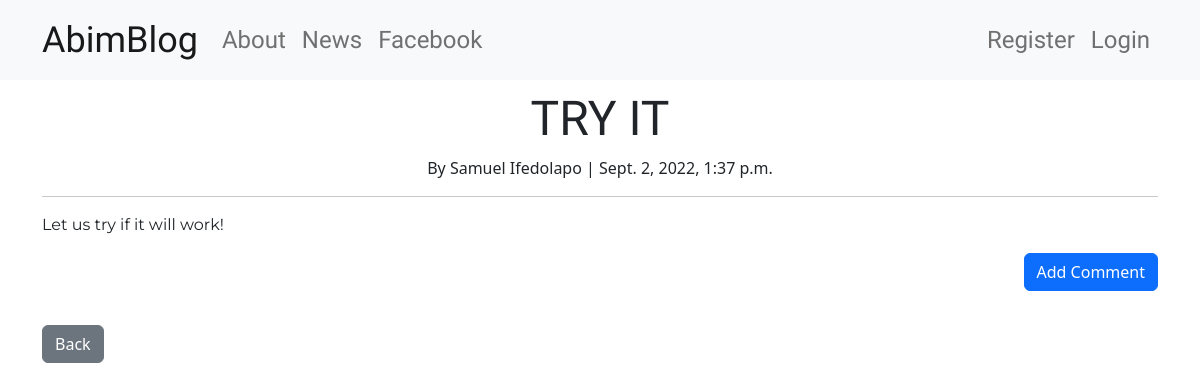
/post/21/, run on the app's committed database.
### blog/models.py (models this page shows, shortened)
class Post(models.Model):
    title = models.CharField(max_length=200)
    title_tag = models.CharField(max_length=200)
    author = models.ForeignKey(User, on_delete=models.CASCADE)
    body = models.TextField()
    category = models.CharField(max_length=200, default='Uncategorized')
    created = models.DateTimeField(auto_now_add=True)
    pub_date = models.DateTimeField(null=True, blank=True)
    updated = models.DateTimeField(auto_now=True)

### blog/views.py (the view)
# urls.py: path('post/<str:pk>/', views.PostDetailView.as_view(), name='post-detail'),
class PostDetailView(DetailView):
    model = Post
    template_name = 'blog/post_detail.html'

### blog/templates/blog/post_detail.html (shortened to what this page needs)
{% extends 'base.html' %}
{% block content %}
<div class="loader">
    <h1 class="posttitle">{{post.title}}</h1>
    <div class="date postdate">
        <span>By {{post.author.last_name}} {{post.author.first_name}} | {{post.created}}</span>
    </div>
    <hr>
    <p class="postcontent">{{post.body|safe}}</p>
    <a class="btn btn-primary btn-comment" href="#">Add Comment</a>
</div>
<br><br><br>
<a class="content btn btn-secondary" href="{% url 'home' %}">Back</a>
{% endblock %}

### blog/static/blog/css/style.css (style rules this page uses)
.postdate { text-align: center; }
.posttitle { font-family: 'Russo One', sans-serif; font-size: 3em; text-align: center; }
.postcontent { font-family: 'Montserrat'; font-size: 1em; }
.btn-comment { position: absolute; right: 0px; }
.loader { filter:hue-rotate(0deg); color:linear-gradient(45deg,#0f8,#08f); animation:hue 10000ms infinite linear; }

### data on the page
Post: title "TRY IT", author.last_name "Samuel", author.first_name "Ifedolapo", created "Sept. 2, 2022, 1:37 p.m.", body "Let us try if it will work!"
